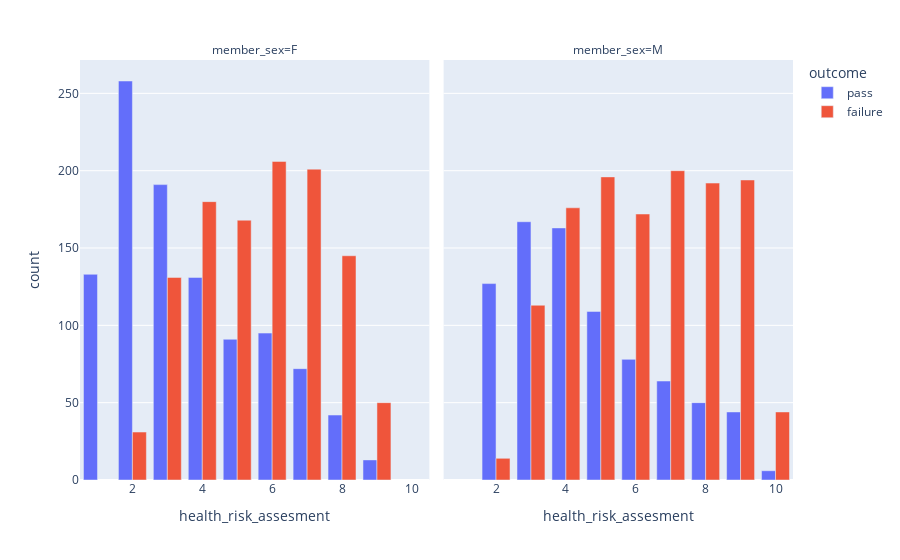

The notebook cell saved with this chart:
### Code cell
cat_plot = data_outcome_compare[["member_sex", "health_risk_assesment", "outcome"]].value_counts().reset_index()
cat_plot["member_sex"] = cat_plot["member_sex"].replace({0:"F", 1:"M"})
px.bar(cat_plot, x="health_risk_assesment", y="count", color="outcome", facet_col="member_sex", barmode="group")
# Females do seem to have more positive outcomes at higher health risk assesment scores

### Figure 1 — Plotly figure (JSON) as saved in the notebook; plotly's stock layout.template omitted (floating-point values rounded to 4 significant figures)
{"data": [{"alignmentgroup": "True", "hovertemplate": "outcome=pass<br>member_sex=F<br>health_risk_assesment=%{x}<br>count=%{y}<extra></extra>", "legendgroup": "pass", "marker": {"color": "#636efa", "pattern": {"shape": ""}}, "name": "pass", "offsetgroup": "pass", "orientation": "v", "showlegend": true, "textposition": "auto", "type": "bar", "x": [2, 3, 1, 4, 6, 5, 7, 8, 9], "xaxis": "x", "y": [258, 191, 133, 131, 95, 91, 72, 42, 13], "yaxis": "y"}, {"alignmentgroup": "True", "hovertemplate": "outcome=pass<br>member_sex=M<br>health_risk_assesment=%{x}<br>count=%{y}<extra></extra>", "legendgroup": "pass", "marker": {"color": "#636efa", "pattern": {"shape": ""}}, "name": "pass", "offsetgroup": "pass", "orientation": "v", "showlegend": false, "textposition": "auto", "type": "bar", "x": [3, 4, 2, 5, 6, 7, 8, 9, 10], "xaxis": "x2", "y": [167, 163, 127, 109, 78, 64, 50, 44, 6], "yaxis": "y2"}, {"alignmentgroup": "True", "hovertemplate": "outcome=failure<br>member_sex=F<br>health_risk_assesment=%{x}<br>count=%{y}<extra></extra>", "legendgroup": "failure", "marker": {"color": "#EF553B", "pattern": {"shape": ""}}, "name": "failure", "offsetgroup": "failure", "orientation": "v", "showlegend": true, "textposition": "auto", "type": "bar", "x": [6, 7, 4, 5, 8, 3, 9, 2], "xaxis": "x", "y": [206, 201, 180, 168, 145, 131, 50, 31], "yaxis": "y"}, {"alignmentgroup": "True", "hovertemplate": "outcome=failure<br>member_sex=M<br>health_risk_assesment=%{x}<br>count=%{y}<extra></extra>", "legendgroup": "failure", "marker": {"color": "#EF553B", "pattern": {"shape": ""}}, "name": "failure", "offsetgroup": "failure", "orientation": "v", "showlegend": false, "textposition": "auto", "type": "bar", "x": [7, 5, 9, 8, 4, 6, 3, 10, 2], "xaxis": "x2", "y": [200, 196, 194, 192, 176, 172, 113, 44, 14], "yaxis": "y2"}], "layout": {"annotations": [{"font": {}, "showarrow": false, "text": "member_sex=F", "x": 0.245, "xanchor": "center", "xref": "paper", "y": 1, "yanchor": "bottom", "yref": "paper"}, {"font": {}, "showarrow": false, "text": "member_sex=M", "x": 0.755, "xanchor": "center", "xref": "paper", "y": 1, "yanchor": "bottom", "yref": "paper"}], "barmode": "group", "legend": {"title": {"text": "outcome"}, "tracegroupgap": 0}, "margin": {"t": 60}, "xaxis": {"anchor": "y", "domain": [0, 0.49], "title": {"text": "health_risk_assesment"}}, "xaxis2": {"anchor": "y2", "domain": [0.51, 1], "matches": "x", "title": {"text": "health_risk_assesment"}}, "yaxis": {"anchor": "x", "domain": [0, 1], "title": {"text": "count"}}, "yaxis2": {"anchor": "x2", "domain": [0, 1], "matches": "y", "showticklabels": false}}}
